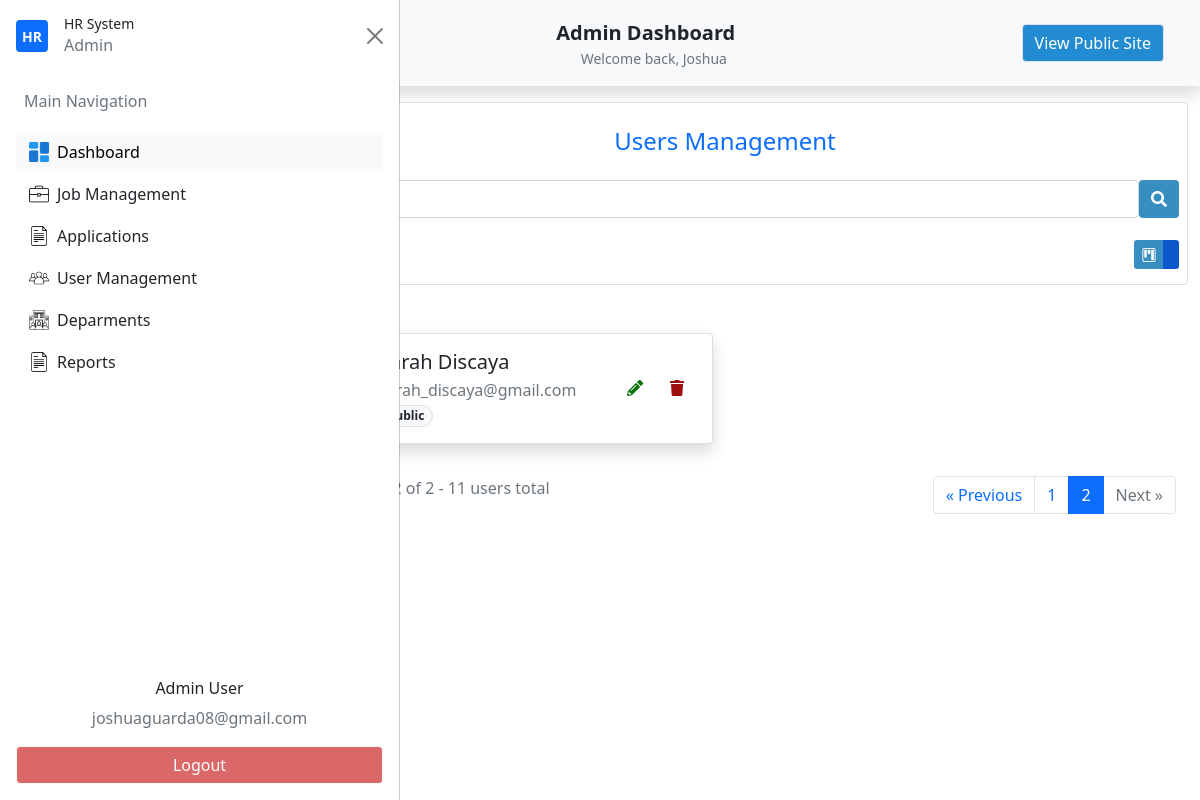
The page /admin-get-users?q=&page=2&view=kanban (signed in) on the database its author committed.
### my_app/models.py (models this page shows, shortened)
class Usertype(db.Model):
    id = db.Column(db.Integer(),primary_key=True)
    name=db.Column(db.String(length=30),unique=True,nullable=False)
    user_type=db.relationship('Users',backref='desig_user',lazy=True)
    def __str__(self):
        return self.name

class Users(db.Model,UserMixin):
    id = db.Column(db.Integer(),primary_key=True)
    firstname=db.Column(db.String(length=30),nullable=False)
    lastname=db.Column(db.String(length=30),nullable=False)
    email_address=db.Column(db.String(length=51),nullable=False)
    password_hash=db.Column(db.String(length=30),nullable=False)
    address_1 = db.Column(db.String(length=120),nullable=True)
    address_2 = db.Column(db.String(length=100),nullable=True)
    brgy_id = db.Column(db.String(),nullable=True)
    munci_id = db.Column(db.String(),nullable=True)
    prov_id = db.Column(db.String(),nullable=True)
    zipcode = db.Column(db.String(),nullable=True)
    mobile_number = db.Column(db.String(length=11),nullable=True)
    phone_number = db.Column(db.String(length=8),nullable=True)
    profile_picture =db.Column(db.String(),nullable=True)
    department_id =db.Column(db.Integer(),db.ForeignKey('department.id'))
    department = db.relationship('Department')
    user_type_id = db.Column(db.Integer(),db.ForeignKey('usertype.id'))
    user_type = db.relationship('Usertype')
    creation_date = db.Column(db.Date(),nullable=False)
    write_date =  db.Column(db.Date(),nullable=False)
    @property
    def password(self):
        raise AttributeError("Password is write-only.")

### my_app/routes.py (the view, shortened to what this page needs)
@app.route('/admin-get-users', methods=["GET"])
@login_required
def admin_dashboard_manage_users():
    search_term = request.args.get('q', '').strip()
    page = request.args.get('page', 1, type=int)
    view_type = request.args.get('view', 'kanban', type=str)
    print(f"You Search: {search_term}, Page: {page}, View: {view_type}")
    query = Users.query.join(Usertype)
    full_name = Users.firstname + ' ' + Users.lastname
    users_pagination = query.paginate(page=page, per_page=10, error_out=False)
    users = users_pagination.items
    return render_template('admin/admin_users_management.html',
                         users=users,
                         search_term=search_term,
                         pagination=users_pagination,
                         view_type=view_type
                         )

### my_app/templates/admin/admin_users_management.html (shortened to what this page needs)
{% extends "admin/admin_dashboard.html"%}
{% block nav%}
<li class="nav-item">
    <button id="nav-btn" type="button" class="btn btn-light fw-normal border" onclick="location.href='{{ url_for('home_page') }}'">
    View Public Site
    </button>
</li>
{% endblock%}
{% block section %}
<section id="UsersManagement">
    <div class="container">
        <div class="row pt-3">
            <div class="col-12">
                <div class="card users-management">
                    <div class="card-body p-2">
                        <div class="text-center">
                            <h4 class="py-3 text-primary">Users Management</h4>
                                <form id="searchUserForm" method="GET" action="{{ url_for('admin_dashboard_manage_users') }}">
                                    <div class="d-flex">
                                    <input id="searchUserInput" name="q" type="text" class="form-control" placeholder="Search" value="{{ request.args.get('q', '') }}">
                                    <button type="submit" class="btn btn-primary">
                                        <i class="fas fa-search"></i>
                                    </button>
                                    </div>
                                </form>
                        </div>
                        <div class="d-flex justify-content-between align-items-center mt-3 flex-wrap">
                            <button type="button" class="btn btn-primary d-none d-md-block" onclick="openUserCreateModal()">
                            </button>
                            <div class="d-none d-md-flex justify-content-between w-50">
                                <div class="btn-group" role="group" aria-label="Basic outlined example">
                                    <button type="button" class="kanban-view btn btn-sm btn-primary " data-bs-toggle="tooltip" title="Kanban View">
                                        <i class="bi bi-kanban"></i>
                                    </button>
                                    <button type="button" class="list-view btn btn-sm btn-primary active" data-bs-toggle="tooltip" title="List View">
                                    </button>
                                </div>
                            </div>
                        </div>
                    </div>
                </div>
            </div>
        </div>
        <section id="UsersManagementKanbanView" class="container {% if view_type != 'kanban' %}d-none{% endif %}">
            <div id="users-container" class="row row-cols-1 row-cols-lg-2 g-4 py-5">
                {% if users %}
                    {% for user in users %}
                        <div class="col">
                            <div class="col" id="user-card-{{ user.id }}">
                                <div class="card shadow h-100">
                                    <div class="card-body">
                                        <div class="d-flex flex-wrap align-items-center justify-content-between">
                                            <div class="d-flex align-items-center flex-wrap flex-grow-1 min-w-0">
                                                <div class="px-2">
                                                    <h5 class="mb-1" id="user-name-{{ user.id }}">{{ user.firstname|capitalize }} {{ user.lastname|capitalize }}</h5>
                                                    <p class="text-muted mb-0" id="user-email-{{ user.id }}">{{ user.email_address }}</p>
                                                    <p class="text-muted mb-0" id="user-type-{{ user.id }}">
                                                        <span class="badge border rounded-pill bg-light text-dark"
                                                            data-user-type-id="{{ user.user_type_id }}">
                                                            {{ user.user_type.name|capitalize }}
                                                        </span>
                                                    </p>
                                                </div>
                                            </div>
                                            <div class="btn-group gap-1 mt-3 mt-md-0">
                                                <button type="button" class="btn btn-transparent-success" onclick="openUserEditModal({{user.id}})">
                                                    <i class="fas fa-pencil-alt"></i>
                                                </button>
                                                <button type="button" class="btn btn-transparent-danger" onclick="openUserDeleteModal({{user.id}})">
                                                    <i class="fas fa-trash"></i>
                                                </button>
                                            </div>
                                        </div>
                                    </div>
                                </div>
                            </div>
                        </div>
                    {% endfor %}
                {% endif %}
                {% if pagination.pages > 1 %}
                    <div class="col-12 d-md-flex justify-content-between">
                        <div class="text-muted m-2 text-center text-md-start">
                            Showing page {{ pagination.page }} of {{ pagination.pages }} -
                            {{ pagination.total }} users total
                        </div>
                        <nav aria-label="User pagination" class="mt-2">
                            <ul class="pagination justify-content-center justify-content-md-end flex-wrap">
                                <li class="page-item {% if not pagination.has_prev %}disabled{% endif %}">
                                    <a class="page-link"
                                    href="{{ url_for('admin_dashboard_manage_users', q=search_term, page=pagination.prev_num, view='kanban') if pagination.has_prev else '#' }}">
                                        &laquo; Previous
                                    </a>
                                </li>
                                {% for page_num in pagination.iter_pages(left_edge=1, left_current=1, right_current=2, right_edge=1) %}
                                    {% if page_num %}
                                        <li class="page-item {% if page_num == pagination.page %}active{% endif %} d-none d-sm-block">
                                            <a class="page-link"
                                            href="{{ url_for('admin_dashboard_manage_users', q=search_term, page=page_num, view='kanban') }}">
                                                {{ page_num }}
                                            </a>
                                        </li>
                                    {% else %}
                                        <li class="page-item disabled d-none d-sm-block">
                                            <span class="page-link">…</span>
                                        </li>
                                    {% endif %}
                                {% endfor %}
                                <li class="page-item {% if not pagination.has_next %}disabled{% endif %}">
                                    <a class="page-link"
                                    href="{{ url_for('admin_dashboard_manage_users', q=search_term, page=pagination.next_num, view='kanban') if pagination.has_next else '#' }}">
                                        Next &raquo;
                                    </a>
                                </li>
                            </ul>
                        </nav>
                    </div>
                {% endif %}
            </div>
        </section>
    </div>
</section>
{% endblock%}

### my_app/templates/dashboard/base_dashboard.html (shortened to what this page needs)
{% extends "base.html"%}
{% block content %}
    <nav class="navbar navbar-expand-lg navbar-light bg-light shadow p-4 custom-nav-class">
        <div class="container">
            {% if current_user.user_type.name=='admin' or current_user.user_type.name=='internal'%}
                <div class="d-flex w-100 justify-content-between align-items-center position-relative">
                    <button class="btn btn-light d-flex justify-content-center align-items-center p-2 dashboard_side_btn" type="button" data-bs-toggle="offcanvas" data-bs-target="#offcanvasScrolling" aria-controls="offcanvasScrolling">
                    </button>
                    <div class="position-absolute start-50 translate-middle-x text-center">
                        <a class="navbar-brand fw-bold mb-0 text-dark" href="{{ url_for('admin_dashboard') }}">
                            <span>{{ current_user.user_type|capitalize }}</span> Dashboard
                        </a>
                        <div class="text-muted small">Welcome back, {{ current_user.firstname|capitalize }}</div>
                    </div>
                </div>
            {% endif %}
            <div class="collapse navbar-collapse justify-content-center custom-nav-list-dashboard text-nowrap" id="navbarNavAltMarkup">
                <ul class="navbar-nav ms-auto">
                    {% block nav%}
                    {% endblock%}
                </ul>
            </div>
        </div>
    </nav>
    {% if current_user.user_type.name=='admin' or current_user.user_type.name=='internal'%}
    <div class="offcanvas offcanvas-start" data-bs-scroll="true" data-bs-backdrop="false" tabindex="-1" id="offcanvasScrolling" aria-labelledby="offcanvasScrollingLabel">
        <div class="offcanvas-header">
            <div class="d-flex align-items-center gap-2">
                <div class="d-flex align-items-center justify-content-center bg-primary rounded me-2" style="width: 2rem; height: 2rem;">
                    <span class="text-white fw-bold small">HR</span>
                </div>
                <div id="hr-details">
                    <h2 class="fw-semibold small mb-0">HR System</h2>
                    <p class="text-muted text-xs mb-0">{{ current_user.user_type|capitalize }}</p>
                </div>
            </div>
            <button type="button" class="btn-close text-reset" data-bs-dismiss="offcanvas" aria-label="Close"></button>
        </div>
        <div class="offcanvas-body">
            <ul class="nav flex-column gap-1">
                <li class="nav-item">
                    <p class="text-muted text-start px-2">Main Navigation</p>
                </li>
                <li class="nav-item">
                    <button class="btn btn-light w-100 text-start d-flex align-items-center dashboard_side_btn" onclick="location.href='{{ url_for('admin_dashboard') }}'" >
                        <img src="{{ url_for('static', filename='builtin/icons/dashboard.png') }}" width="20" class="me-2">
                        Dashboard
                    </button>
                </li>
                <li class="nav-item">
                   <button class="btn  w-100 text-start d-flex align-items-center dashboard_side_btn">
                         <img src="{{ url_for('static', filename='builtin/icons/briefcase.png') }}" width="20" class="me-2">
                        Job Management
                    </button>
                </li>
                <li class="nav-item">
                    <button class="btn  w-100 text-start d-flex align-items-center dashboard_side_btn">
                         <img src="{{ url_for('static', filename='builtin/icons/file.png') }}" width="20" class="me-2">
                        Applications
                    </button>
                </li>
                <li class="nav-item">
                   <button class="btn  w-100 text-start d-flex align-items-center dashboard_side_btn" onclick="location.href='{{ url_for('admin_dashboard_manage_users') }}'">
                        <img src="{{ url_for('static', filename='builtin/icons/group.png') }}" width="20" class="me-2">
                        User Management
                    </button>
                </li>
                <li class="nav-item">
                   <button class="btn  w-100 text-start d-flex align-items-center dashboard_side_btn">
                         <img src="{{ url_for('static', filename='builtin/icons/corporation.png') }}" width="20" class="me-2">
                        Deparments
                    </button>
                </li>
                <li class="nav-item">
                   <button class="btn  w-100 text-start d-flex align-items-center dashboard_side_btn">
                         <img src="{{ url_for('static', filename='builtin/icons/file.png') }}" width="20" class="me-2">
                        Reports
                    </button>
                </li>
            </ul>
        </div>
        <div class="offcanvas-footer p-3">
            <div class="text-center">
                <h6>{{current_user.user_type|capitalize}} User</h6>
                <p class='text-muted'>{{current_user.email_address}}</p>
            </div>
            <button id="logout-btn" class="btn btn-light w-100" onclick="location.href='{{ url_for('logout_page') }}'">
                Logout
            </button>
        </div>
    </div>
    {% endif %}
    <section class="main-content">
    {% block section %}
    {% endblock%}
    </section>
{% endblock%}

### rows shown on the page
Usertype: user_type "Admin"
Users: firstname "Joshua", email_address "joshuaguarda08@gmail.com"
Users: firstname "Sarah", lastname "Discaya", email_address "sarah_discaya@gmail.com", user_type.name "Public"

### other values the page prints
{{ pagination.pages }} "2"
{{ pagination.total }} "11"
{{ page_num }} "1" "2"
